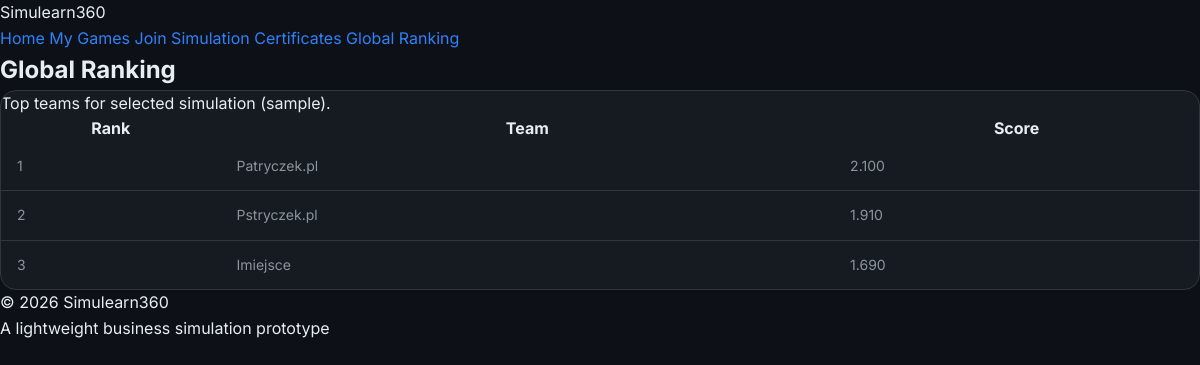
/ranking.php, run on the app's committed database.
### tables this page shows
CREATE TABLE IF NOT EXISTS `rankings` (
  `id` INT AUTO_INCREMENT PRIMARY KEY,
  `team_name` VARCHAR(200) NOT NULL,
  `score` DECIMAL(8,3) DEFAULT 0
);

### ranking.php (the view, shortened to what this page needs)
<?php include 'header.php'; ?>
<section>
  <h2>Global Ranking</h2>
  <div class="card">
    <p class="small">Top teams for selected simulation (sample).</p>
    <?php
    $mysqli = db_connect();
    $res = $mysqli->query("SELECT team_name, score FROM rankings ORDER BY score DESC LIMIT 10");
    if ($res && $res->num_rows){
      echo '<table class="table"><tr><th>Rank</th><th>Team</th><th>Score</th></tr>';
      $i = 1;
      while($r = $res->fetch_assoc()){
        echo '<tr><td>'.$i++.'</td><td>'.htmlspecialchars($r['team_name']).'</td><td>'.htmlspecialchars($r['score']).'</td></tr>';
      }
      echo '</table>';
    } else {
      echo '<p class="small">No ranking data available.</p>';
    }
    ?>
  </div>
</section>
<?php include 'footer.php'; ?>

### styles.css (style rules this page uses)
:root { --bg-dark: #0d1117; --bg-panel: #161b22; --bg-card: #1c2333; --bg-card-hover: #21293d; --border: #30363d; --border-light: #3d444d; --accent: #2f81f7; --accent-hover: #1a6ed8; --accent-glow: rgba(47, 129, 247, 0.18); --accent-2: #3fb950; --accent-warn: #f0883e; --accent-danger: #f85149; --text-primary: #e6edf3; --text-secondary: #8b949e; --text-muted: #484f58; --text-white: #ffffff; --radius-sm: 6px; --radius: 10px; --radius-lg: 16px; --radius-xl: 24px; --shadow-sm: 0 1px 3px rgba(0,0,0,0.4); --shadow: 0 4px 16px rgba(0,0,0,0.5); --shadow-lg: 0 8px 32px rgba(0,0,0,0.6); --transition: 0.18s ease; --font-display: 'Sora', sans-serif; --font-body: 'Inter', sans-serif; }
*, *::before, *::after { box-sizing: border-box; margin: 0; padding: 0; }
html { font-size: 16px; scroll-behavior: smooth; }
body { font-family: var(--font-body); background: var(--bg-dark); color: var(--text-primary); line-height: 1.6; min-height: 100vh; }
.card { background: var(--bg-panel); border: 1px solid var(--border); border-radius: var(--radius-lg); overflow: hidden; }
table { width: 100%; border-collapse: collapse; }
tbody td { padding: 13px 16px; font-size: 0.875rem; border-bottom: 1px solid var(--border); color: var(--text-secondary); }
tbody tr:last-child td { border-bottom: none; }

### data on the page
rankings: team_name "Patryczek.pl", score "2.100"
rankings: team_name "Pstryczek.pl", score "1.910"
rankings: team_name "Imiejsce", score "1.690"
